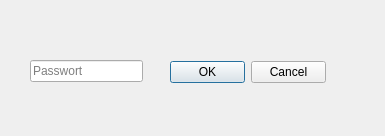
<?xml version="1.0" encoding="UTF-8"?>
<ui version="4.0">
 <class>Dialog</class>
 <widget class="QDialog" name="Dialog">
  <property name="geometry">
   <rect>
    <x>0</x>
    <y>0</y>
    <width>385</width>
    <height>136</height>
   </rect>
  </property>
  <property name="windowTitle">
   <string>Dialog</string>
  </property>
  <widget class="QLineEdit" name="lineEdit">
   <property name="geometry">
    <rect>
     <x>30</x>
     <y>60</y>
     <width>113</width>
     <height>22</height>
    </rect>
   </property>
   <property name="maxLength">
    <number>6</number>
   </property>
   <property name="echoMode">
    <enum>QLineEdit::EchoMode::Password</enum>
   </property>
   <property name="placeholderText">
    <string>Passwort</string>
   </property>
  </widget>
  <widget class="QDialogButtonBox" name="buttonBox">
   <property name="geometry">
    <rect>
     <x>170</x>
     <y>60</y>
     <width>156</width>
     <height>24</height>
    </rect>
   </property>
   <property name="standardButtons">
    <set>QDialogButtonBox::StandardButton::Cancel|QDialogButtonBox::StandardButton::Ok</set>
   </property>
   <property name="centerButtons">
    <bool>false</bool>
   </property>
  </widget>
 </widget>
 <resources/>
 <connections/>
</ui>
